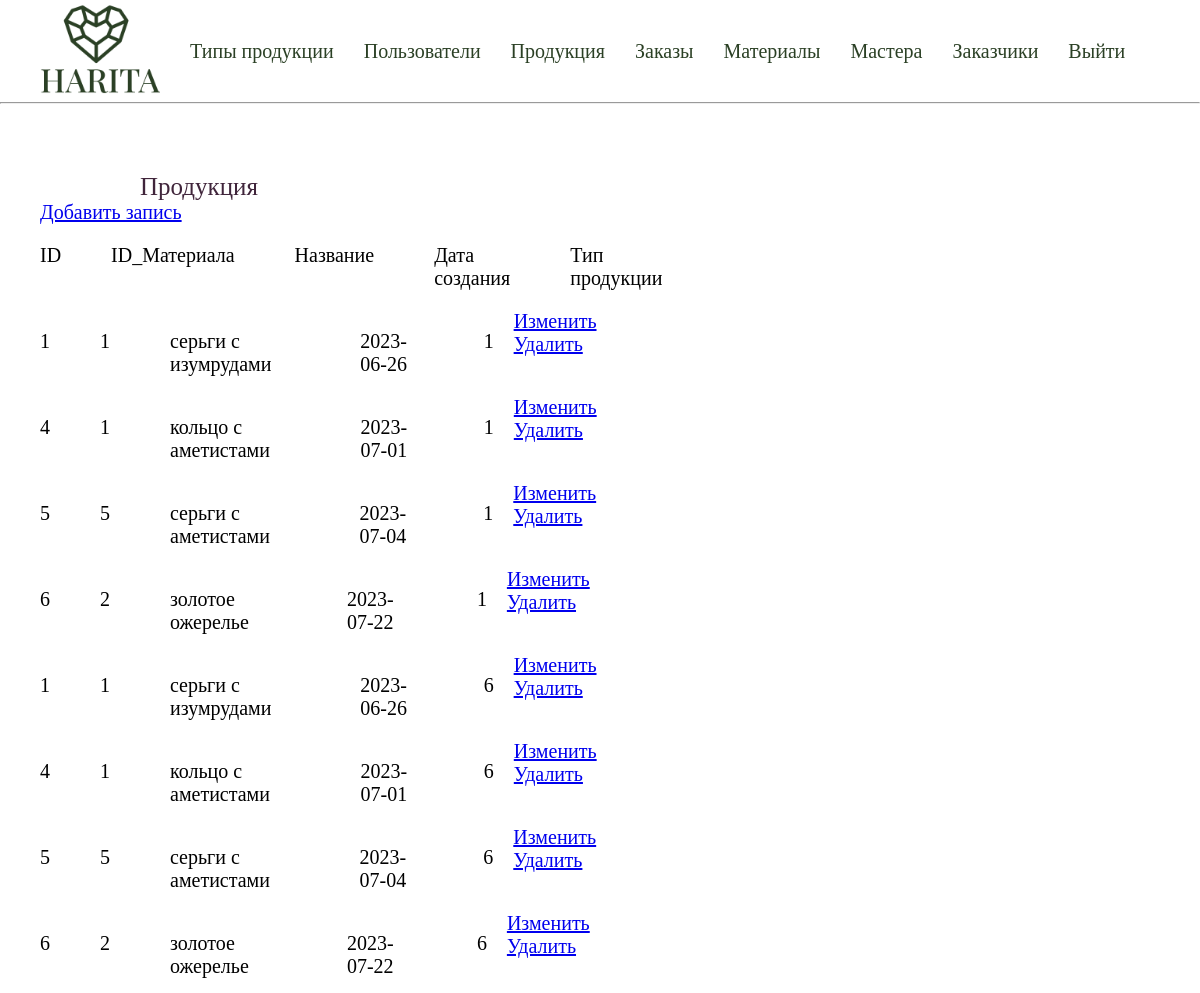
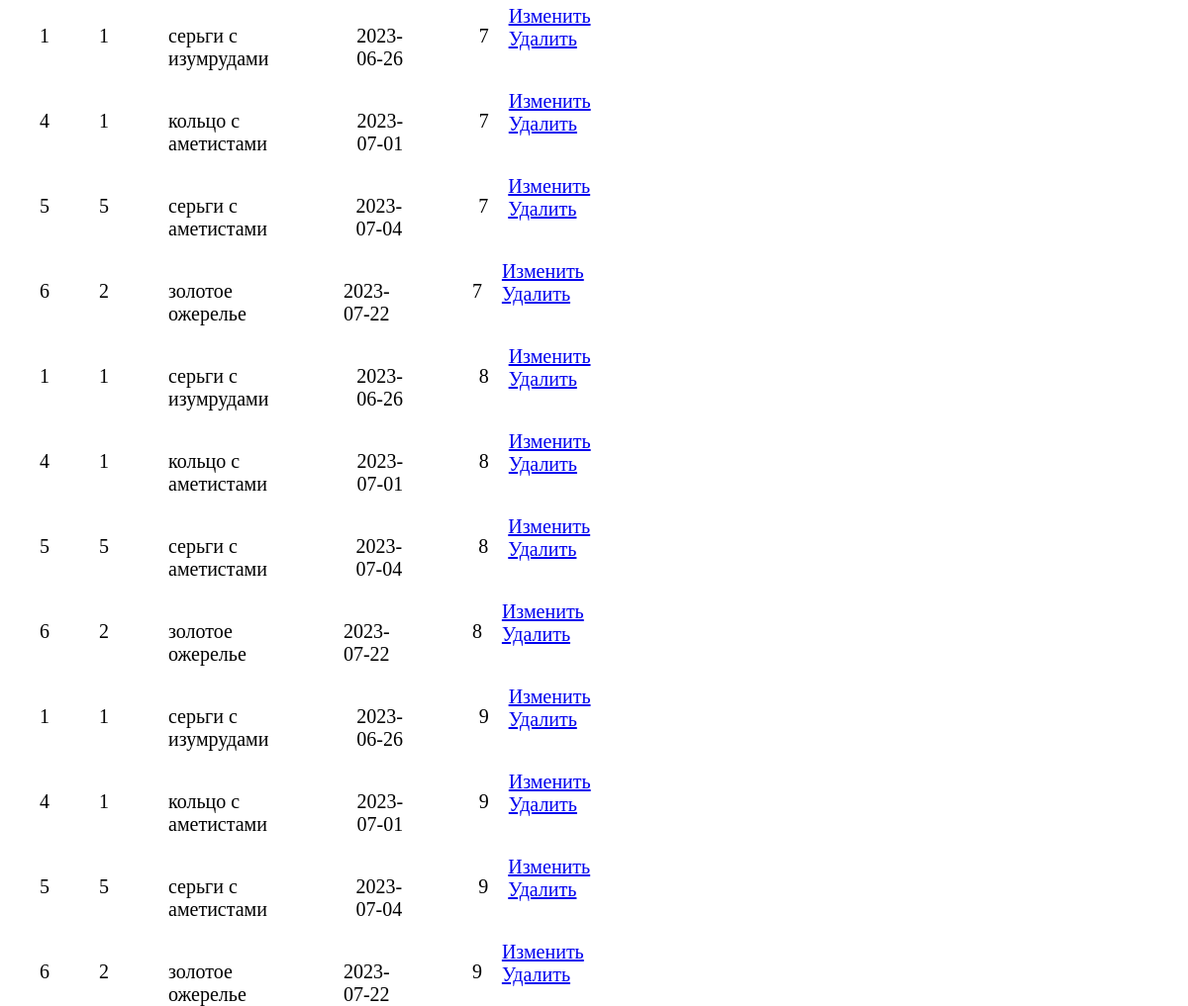
Screenshot of /Products-panel.php with the database file from the repository (2 pictures, top to bottom).
### tables this page shows
CREATE TABLE `Products` (
  `id_product` int NOT NULL,
  `id_materials` int DEFAULT NULL,
  `name_product` varchar(40) DEFAULT NULL,
  `date_of_creation` date DEFAULT NULL,
  `id_type_product` int NOT NULL
);

CREATE TABLE `Materials` (
  `id_materials` int NOT NULL,
  `name_materials` varchar(40) DEFAULT NULL
);

CREATE TABLE `Type_products` (
  `id_type_product` int NOT NULL,
  `name_type_product` varchar(40) DEFAULT NULL
);

### Products-panel.php (the view, shortened to what this page needs)
<?php
include "./php-connect/connect.php";
?>
<!DOCTYPE html>
<html lang="en">
<head>
    <link rel="stylesheet" href="./css/main.css">
</head>
<body>
<header>
        <div class="admin-container">
            <ul class="main-menu-panel">
            <li class="main-menu-panel_item"><a href="index.php"><img class="logo" src="img/logo.png"
                                alt="Логотпип" width="120"></a></li>
                <li class="main-menu-panel_item"><a href="./Type_product.php" class="menu-item-panel admin-menu-pressed">Типы продукции</a></li>
                <li class="main-menu-panel_item"><a href="./Users-jewel_panel.php" class="menu-item-panel">Пользователи</a></li>
                <li class="main-menu-panel_item"><a href="./Products-panel.php" class="menu-item-panel">Продукция</a></li>
                <li class="main-menu-panel_item"><a href="./Orders-panel.php." class="menu-item-panel">Заказы</a></li>
                <li class="main-menu-panel_item"><a href="./Materials-panel.php" class="menu-item-panel">Материалы</a></li>
                <li class="main-menu-panel_item"><a href="./Masters-panel.php" class="menu-item-panel">Мастера</a></li>
                <li class="main-menu-panel_item"><a href="./Clients-panel.php" class="menu-item-panel">Заказчики</a></li>
                <li class="main-menu-panel_item"><a class="menu-item" href="./php-handler/exit.php">Выйти</a></li>
            </ul>
        </div>
        <hr>
    </header>
    <div class="div-title-admin">
        <div class="admin-container">
            <div class="add-btn-divs">
                <div class="div-title-admin">
                    <h1 class="title-admin">Продукция</h1>
                </div>
                <div class="btn_add">
                    <a href="./create_Products.php">Добавить запись</a>
                </div>
            </div>
        </div>
    </div>
    <div class="table">
        <div class="admin-container">
            <div class="table_row title">
                <div class="table_sell id">
                    <p class="admin_table_cell_first">ID</p>
                </div>
                <div class="table_sell">
                    <p class="admin_table_cell-text">ID_Материала</p>
                </div>
                <div class="table_sell">
                    <p class="admin_table_cell-text">Название</p>
                </div>
                <div class="table_sell">
                    <p class="admin_table_cell-text">Дата создания</p>
                </div>
                <div class="table_sell">
                    <p class="admin_table_cell-text">Тип продукции</p>
                </div>
            </div>
        </div>
    </div>
    <?php
    $qInfoProduct = "SELECT *
                    FROM `Products`, Materials, Type_products
                    WHERE `Products`.`ID_materials` = Materials.id_materials";
    $resInfoProduct = mysqli_query($connect, $qInfoProduct) or die(mysqli_error($connect));
    while ($InfoTrack = mysqli_fetch_object($resInfoProduct)) {
        echo "
    <div class=\"body-table\">
        <div class=\"admin-container\">
            <div class=\"admin_table_row\">
                <div class=\"admin_table_cell_first admin_projects_table_id\">
                    <p>$InfoTrack->id_product</p>
                </div>
                <div class=\"admin_table_cell admin_projects_table_name\">
                    <p class=\"admin_table_cell-text\">$InfoTrack->id_materials</p>
                </div>
                <div class=\"admin_table_cell admin_projects_table_id_order\">
                    <p class=\"admin_table_cell-text\">$InfoTrack->name_product</p>
                </div>
                <div class=\"admin_table_cell admin_projects_table_id_order\">
                    <p class=\"admin_table_cell-text\">$InfoTrack->date_of_creation</p>
                </div>
                <div class=\"admin_table_cell admin_projects_table_id_order\">
                    <p class=\"admin_table_cell-text\">$InfoTrack->id_type_product</p>
                </div>
                <div class=\"admin_projects_table_act\">
                    <a href=\"edit_Products.php?idA=$InfoTrack->id_product\">Изменить</a>
                <a href=\"?id_product=$InfoTrack->id_product\">Удалить</a>
            </div>
        </div>
    </div>
";
    }
    ?>
</body>
</html>

### css/main.css (style rules this page uses)
* { margin: 0; padding: 0; }
.table_row { display: flex; width: 300px; justify-content: space-between; }
.admin_table_row { margin: 20px 0 0 0; display: flex; width: 600px; justify-content: space-between; text-align: left; }
.admin_table_cell_first { padding-right: 10px; padding-top: 20px; }
.admin_table_cell-text { padding-right: 20px; padding-left: 40px; padding-top: 20px; }
.main-menu-panel { display: flex; align-items: center; flex-direction: row; list-style-type: none; }
.main-menu-panel_item > a { text-decoration: none; font-weight: 500; font-family: "Playfair Display"; font-style: Medium; font-size: 20px; color: #2B4025; margin-top: 69px; padding-right: 30px; }
.admin-container { padding-left: 40px; font-size: 20px; }
.title-admin { text-decoration: none; font-weight: 500; font-family: "Playfair Display"; font-style: Medium; font-size: 25px; color: #40253B; margin-top: 69px; margin-left: 100px; }

### rows the page displays
products: id_product "1", id_materials.id_materials "1", name_product "серьги с изумрудами", date_of_creation "2023-06-26", id_type_product.id_type_product "1", type_products.id_type_product "6", type_products.id_type_product "7", type_products.id_type_product "8", type_products.id_type_product "9"
products: id_product "4", id_materials.id_materials "1", name_product "кольцо с аметистами", date_of_creation "2023-07-01", id_type_product.id_type_product "1", type_products.id_type_product "6", type_products.id_type_product "7", type_products.id_type_product "8", type_products.id_type_product "9"
products: id_product "5", id_materials.id_materials "5", name_product "серьги с аметистами", date_of_creation "2023-07-04", type_products.id_type_product "1", id_type_product.id_type_product "6", type_products.id_type_product "7", type_products.id_type_product "8", type_products.id_type_product "9"
products: id_product "6", id_materials.id_materials "2", name_product "золотое ожерелье", date_of_creation "2023-07-22", type_products.id_type_product "1", type_products.id_type_product "6", type_products.id_type_product "7", id_type_product.id_type_product "8", type_products.id_type_product "9"
